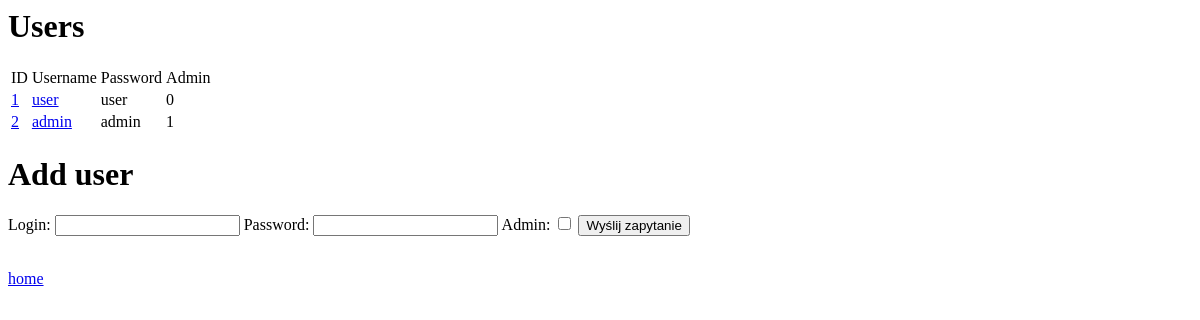
Page /users (signed in) on the earlier database version.
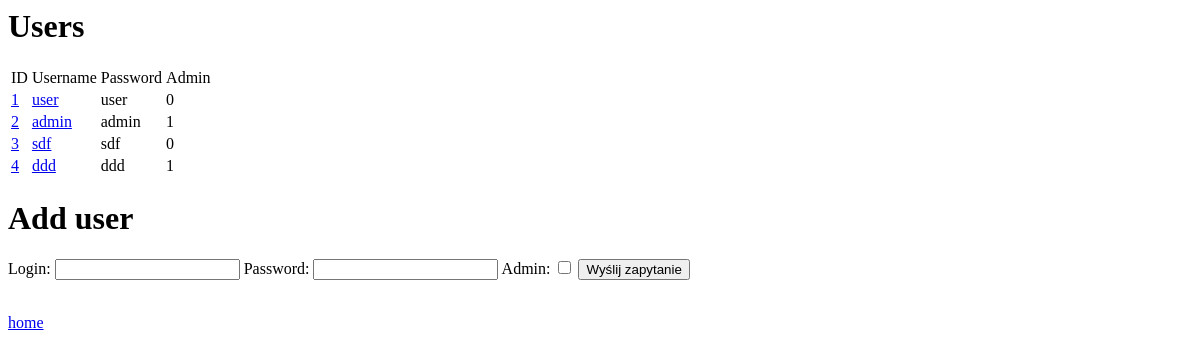
Same page on the later database version.
### tables this page shows
CREATE TABLE users (id INTEGER PRIMARY KEY AUTOINCREMENT, username TEXT, password TEXT, admin boolean);

### main.py (the view)
@app.route("/users", methods=["GET", "POST"])
def users():
    if "user" not in session:
        return "Access denied. Please <a href='/'> login </a> to view users."
    con = sqlite3.connect(DATABASE)
    cur = con.cursor()
    cur.execute("SELECT admin FROM users WHERE username = ?", (session["user"],))
    user_data = cur.fetchone()
    if not user_data or not user_data[0]:
        con.close()
        return "Access denied. Admin privileges required. <br><a href='/'> home </a>"
    cur.execute("select * from users")
    users = cur.fetchall()
    con.close()
    return render_template("t3.html", users=users) + "<br><a href='/'> home </a>"

### templates/t3.html (shortened to what this page needs)
<html>
<head>
</head>
<body>
    <h1>
        Users
    </h1>
    <table>
        <thead>
            <td>ID</td>
            <td>Username</td>
            <td>Password</td>
            <td>Admin</td>
        </thead>
        {% for user in users %}
        <tr>
            <td><a href="/user/{{ user[0] }}">{{ user[0] }}</a></td>
            <td><a href="/user/{{ user[0] }}">{{ user[1] }}</a></td>
            <td>{{user[2]}}</td>
            <td>{{user[3]}}</td>
        </tr>
        {% endfor %}
    </table>
    <h1>
        Add user
    </h1>
    <form method=post action="/add_user">
        Login: <input type=text name=login>
        Password: <input type=password name=password>
        Admin: <input type=checkbox name=admin>
        <input type=submit value="Wyślij zapytanie">
    </form>
</body>
</html>

Differences in the rows shown:
added users: id "3", username "sdf", password "sdf", admin "0"
added users: id "4", username "ddd", password "ddd", admin "1"
